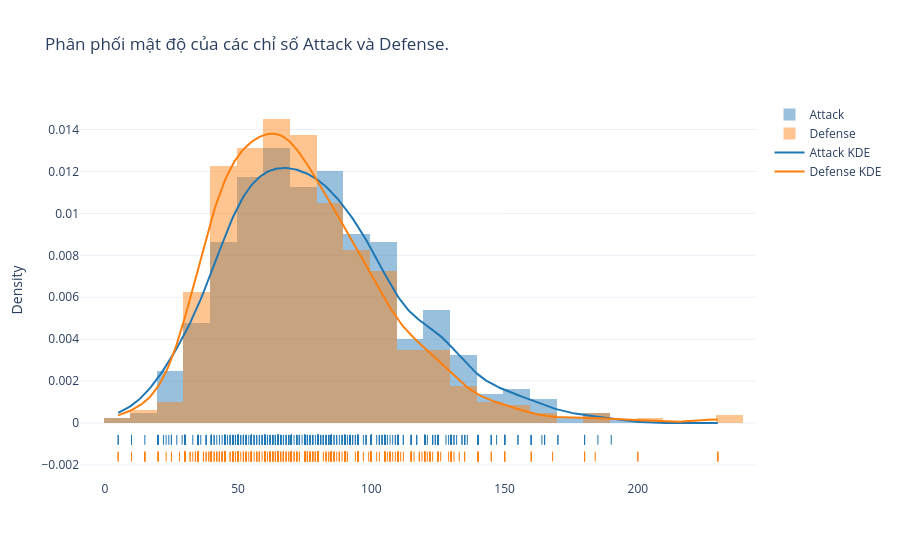

The notebook cell this image was saved under:
### Code cell
attack_values = df["Attack"].dropna().to_numpy(dtype=float)
defense_values = df["Defense"].dropna().to_numpy(dtype=float)

x_min = min(attack_values.min(), defense_values.min())
x_max = max(attack_values.max(), defense_values.max())
x_grid = np.linspace(x_min, x_max, 350)

kde_attack = simple_kde(attack_values, x_grid)
kde_defense = simple_kde(defense_values, x_grid)

fig3 = go.Figure()
fig3.add_trace(go.Histogram(
    x=attack_values,
    nbinsx=35,
    histnorm="probability density",
    opacity=0.45,
    name="Attack",
    marker_color="#1f77b4"
))
fig3.add_trace(go.Histogram(
    x=defense_values,
    nbinsx=35,
    histnorm="probability density",
    opacity=0.45,
    name="Defense",
    marker_color="#ff7f0e"
))
fig3.add_trace(go.Scatter(
    x=x_grid,
    y=kde_attack,
    mode="lines",
    name="Attack KDE",
    line=dict(color="#1f77b4", width=2)
))
fig3.add_trace(go.Scatter(
    x=x_grid,
    y=kde_defense,
    mode="lines",
    name="Defense KDE",
    line=dict(color="#ff7f0e", width=2)
))
fig3.add_trace(go.Scatter(
    x=attack_values,
    y=np.full(attack_values.shape, -0.0008),
    mode="markers",
    marker=dict(symbol="line-ns-open", color="#1f77b4", size=7),
    name="Attack Rug",
    hoverinfo="skip",
    showlegend=False
))
fig3.add_trace(go.Scatter(
    x=defense_values,
    y=np.full(defense_values.shape, -0.0016),
    mode="markers",
    marker=dict(symbol="line-ns-open", color="#ff7f0e", size=7),
    name="Defense Rug",
    hoverinfo="skip",
    showlegend=False
))

fig3.update_layout(
    title="Phân phối mật độ của các chỉ số Attack và Defense.",
    template="plotly_white",
    yaxis_title="Density",
    barmode="overlay"
)
fig3.update_yaxes(range=[-0.0022, None], zeroline=False)
fig3.show()

### Figure 1 — Plotly figure (JSON) as saved in the notebook; plotly's stock layout.template omitted (floating-point values rounded to 4 significant figures; data arrays with more than 128 entries replaced by an {"elided": "..."} marker saying what was removed)
{"data": [{"histnorm": "probability density", "marker": {"color": "#1f77b4"}, "name": "Attack", "nbinsx": 35, "opacity": 0.45, "type": "histogram", "x": {"elided": "800 float values"}}, {"histnorm": "probability density", "marker": {"color": "#ff7f0e"}, "name": "Defense", "nbinsx": 35, "opacity": 0.45, "type": "histogram", "x": {"elided": "800 float values"}}, {"line": {"color": "#1f77b4", "width": 2}, "mode": "lines", "name": "Attack KDE", "type": "scatter", "x": {"elided": "350 float values"}, "y": {"elided": "350 float values"}}, {"line": {"color": "#ff7f0e", "width": 2}, "mode": "lines", "name": "Defense KDE", "type": "scatter", "x": {"elided": "350 float values"}, "y": {"elided": "350 float values"}}, {"hoverinfo": "skip", "marker": {"color": "#1f77b4", "size": 7, "symbol": "line-ns-open"}, "mode": "markers", "name": "Attack Rug", "showlegend": false, "type": "scatter", "x": {"elided": "800 float values"}, "y": {"elided": "800 float values"}}, {"hoverinfo": "skip", "marker": {"color": "#ff7f0e", "size": 7, "symbol": "line-ns-open"}, "mode": "markers", "name": "Defense Rug", "showlegend": false, "type": "scatter", "x": {"elided": "800 float values"}, "y": {"elided": "800 float values"}}], "layout": {"barmode": "overlay", "title": {"text": "Phân phối mật độ của các chỉ số Attack và Defense."}, "yaxis": {"range": [-0.0022, null], "title": {"text": "Density"}, "zeroline": false}}}
